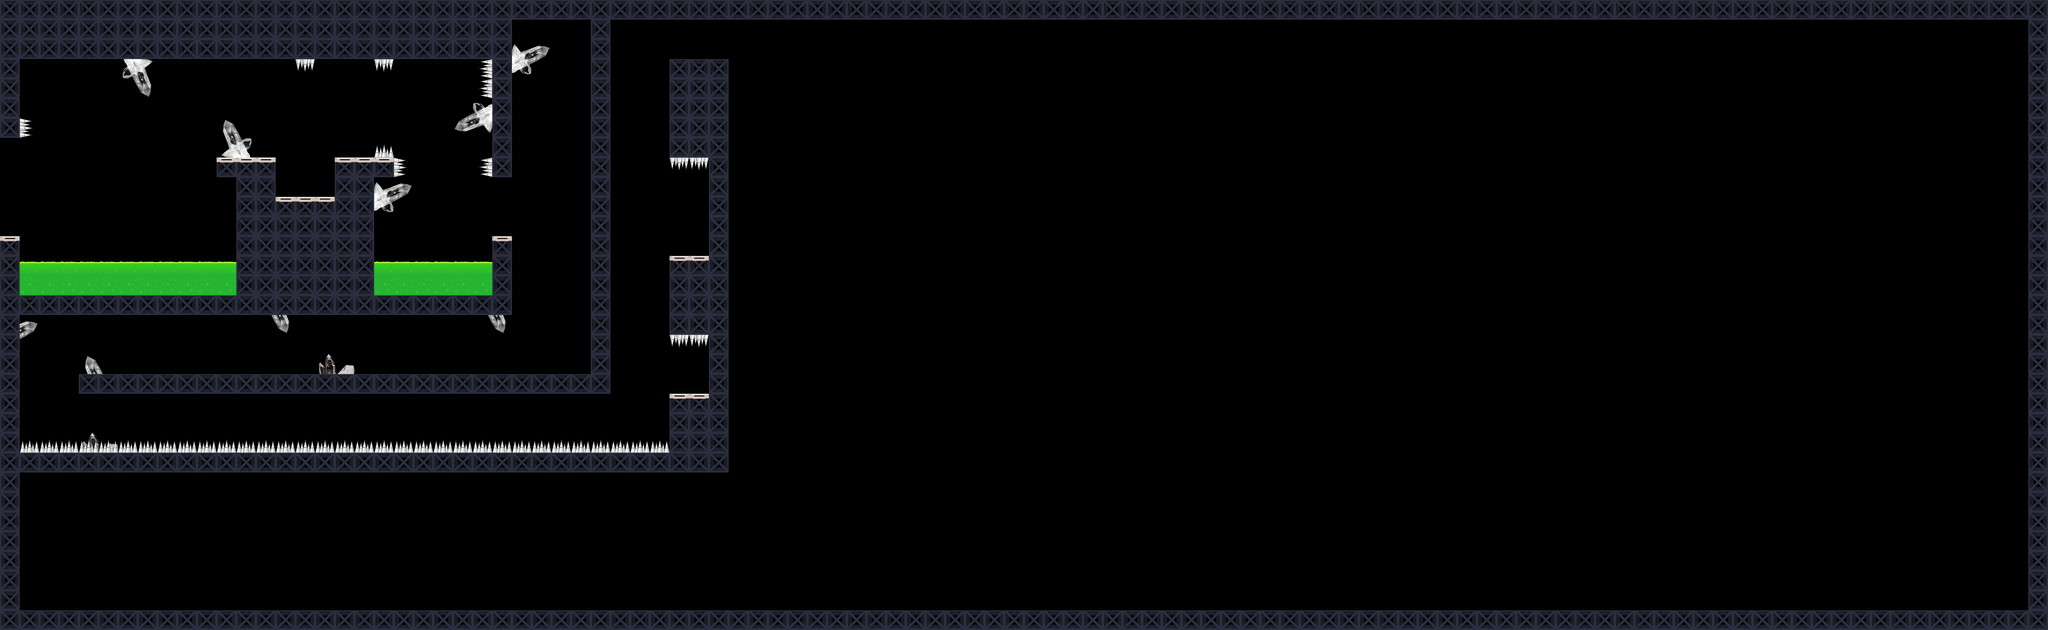

Rendered tile map (Tiled .tmx) drawn with the repository's tilesets; below, a short description and the map source with its tile grids summarised:
An orthogonal 104x32 tile map with 64x64 px tiles, 2 tile layers (BG, L0) and 28 objects (6x static, 2x VEF, 2x HEF, 2x Mine, 2x P1, ...).

<map version="1.2" tiledversion="2019.05.08" orientation="orthogonal" renderorder="left-up" width="104" height="32" tilewidth="64" tileheight="64" infinite="0" nextlayerid="11" nextobjectid="36">
 <properties>
  <property name="isBoundingBox" type="bool" value="false" />
  <property name="isDebug" type="bool" value="false" />
  <property name="isFollow" type="bool" value="true" />
  <property name="isScrollX" type="bool" value="true" />
  <property name="isScrollY" type="bool" value="true" />
 </properties>
 <tileset firstgid="1" name="Tiles" tilewidth="128" tileheight="128" tilecount="15" columns="0">
  <grid orientation="orthogonal" width="1" height="1" />
  <tile id="1" type="TR-1">
   <properties>
    <property name="PE_Key" value="NA" />
    <property name="PhysicsBody" value="BOUNDING_BOX" />
    <property name="TAG" type="int" value="80" />
    <property name="isDynamic" type="bool" value="false" />
    <property name="isUseOnContact" type="bool" value="false" />
    <property name="isUsePhysics" type="bool" value="true" />
   </properties>
   <image width="64" height="64" source="Tile2.png" />
   <objectgroup draworder="index">
    <object id="1" x="0" y="0" width="64" height="64" />
   </objectgroup>
  </tile>
  <tile id="4" type="TR-0">
   <properties>
    <property name="PE_Key" value="NA" />
    <property name="PhysicsBody" value="BOUNDING_BOX" />
    <property name="TAG" type="int" value="82" />
    <property name="isDynamic" type="bool" value="false" />
    <property name="isUseOnContact" type="bool" value="false" />
    <property name="isUsePhysics" type="bool" value="true" />
   </properties>
   <image width="64" height="64" source="Tile5.png" />
   <objectgroup draworder="index">
    <object id="1" x="0" y="0" width="64" height="64" />
   </objectgroup>
  </tile>
  <tile id="15" type="Acid">
   <properties>
    <property name="CategoryBitmask" value="100000_000000_000000_000000" />
    <property name="CollisionBitmask" value="000000_000000_11111111_11111111" />
    <property name="ContactTestBitmask" value="11111111_11111111_11111111_11111111" />
    <property name="GameObject" value="Hostile" />
    <property name="GivesDamage" type="int" value="100" />
    <property name="Group" type="int" value="0" />
    <property name="PE_Key" value="NA" />
    <property name="PhysicsBody" value="BOUNDING_BOX" />
    <property name="TAG" type="int" value="100" />
    <property name="canGiveDamage" type="bool" value="false" />
    <property name="canTakeDamage" type="bool" value="false" />
    <property name="health" value="INF" />
    <property name="isDynamic" type="bool" value="false" />
    <property name="isUseOnContact" type="bool" value="false" />
    <property name="isUsePhysics" type="bool" value="true" />
   </properties>
   <image width="64" height="64" source="Acid_Bottom.png" />
   <objectgroup draworder="index">
    <object id="1" x="0" y="0" width="4" height="64" />
   </objectgroup>
  </tile>
  <tile id="16" type="AcidTop">
   <properties>
    <property name="CategoryBitmask" value="010000_000000_000000_000000" />
    <property name="CollisionBitmask" value="000000_000000_11111111_11111111" />
    <property name="ContactTestBitmask" value="11111111_11111111_11111111_11111111" />
    <property name="GameObject" value="Hostile" />
    <property name="GivesDamage" type="int" value="100" />
    <property name="Group" type="int" value="0" />
    <property name="PE_Key" value="AcidTop" />
    <property name="PhysicsBody" value="PE" />
    <property name="TAG" type="int" value="100" />
    <property name="canGiveDamage" type="bool" value="false" />
    <property name="canTakeDamage" type="bool" value="false" />
    <property name="health" value="INF" />
    <property name="isDynamic" type="bool" value="false" />
    <property name="isUseOnContact" type="bool" value="false" />
    <property name="isUsePhysics" type="bool" value="false" />
   </properties>
   <image width="64" height="64" source="Acid_Top.png" />
   <objectgroup draworder="index">
    <object id="1" x="2" y="23" width="61" height="40" />
   </objectgroup>
  </tile>
  <tile id="22" type="SpikeWest">
   <properties>
    <property name="CategoryBitmask" value="100000_000000_000000_000000" />
    <property name="CollisionBitmask" value="000000_000000_11111111_11111111" />
    <property name="ContactTestBitmask" value="11111111_11111111_11111111_11111111" />
    <property name="GameObject" value="Hostile" />
    <property name="GivesDamage" type="int" value="30" />
    <property name="Group" type="int" value="0" />
    <property name="PE_Key" value="SpikeWest" />
    <property name="PhysicsBody" value="PE" />
    <property name="TAG" type="int" value="100" />
    <property name="canGiveDamage" type="bool" value="false" />
    <property name="canTakeDamage" type="bool" value="false" />
    <property name="health" value="INF" />
    <property name="isDynamic" type="bool" value="false" />
    <property name="isUseOnContact" type="bool" value="true" />
    <property name="isUsePhysics" type="bool" value="true" />
   </properties>
   <image width="64" height="64" source="SpikeWest.png" />
   <objectgroup draworder="index">
    <object id="1" x="27" y="2" width="36" height="60" />
   </objectgroup>
  </tile>
  <tile id="23" type="SpikeEast">
   <properties>
    <property name="CategoryBitmask" value="100000_000000_000000_000000" />
    <property name="CollisionBitmask" value="000000_000000_11111111_11111111" />
    <property name="ContactTestBitmask" value="11111111_11111111_11111111_11111111" />
    <property name="GameObject" value="Hostile" />
    <property name="GivesDamage" type="int" value="30" />
    <property name="Group" type="int" value="0" />
    <property name="PE_Key" value="SpikeEast" />
    <property name="PhysicsBody" value="PE" />
    <property name="TAG" type="int" value="100" />
    <property name="canGiveDamage" type="bool" value="false" />
    <property name="canTakeDamage" type="bool" value="false" />
    <property name="health" value="INF" />
    <property name="isDynamic" type="bool" value="false" />
    <property name="isUseOnContact" type="bool" value="true" />
    <property name="isUsePhysics" type="bool" value="true" />
   </properties>
   <image width="64" height="64" source="SpikeEast.png" />
   <objectgroup draworder="index">
    <object id="1" x="0" y="0" width="34" height="64" />
   </objectgroup>
  </tile>
  <tile id="24" type="SpikeSouth">
   <properties>
    <property name="CategoryBitmask" value="100000_000000_000000_000000" />
    <property name="CollisionBitmask" value="000000_000000_11111111_11111111" />
    <property name="ContactTestBitmask" value="11111111_11111111_11111111_11111111" />
    <property name="GameObject" value="Hostile" />
    <property name="GivesDamage" type="int" value="30" />
    <property name="Group" type="int" value="0" />
    <property name="PE_Key" value="SpikeSouth" />
    <property name="PhysicsBody" value="PE" />
    <property name="TAG" type="int" value="100" />
    <property name="canGiveDamage" type="bool" value="false" />
    <property name="canTakeDamage" type="bool" value="false" />
    <property name="health" value="INF" />
    <property name="isDynamic" type="bool" value="false" />
    <property name="isUseOnContact" type="bool" value="true" />
    <property name="isUsePhysics" type="bool" value="true" />
   </properties>
   <image width="64" height="64" source="SpikeSoth.png" />
   <objectgroup draworder="index">
    <object id="1" x="0" y="0" width="64" height="34" />
   </objectgroup>
  </tile>
  <tile id="25" type="SpikeNorth">
   <properties>
    <property name="CategoryBitmask" value="100000_000000_000000_000000" />
    <property name="CollisionBitmask" value="000000_000000_11111111_11111111" />
    <property name="ContactTestBitmask" value="11111111_11111111_11111111_11111111" />
    <property name="GameObject" value="Hostile" />
    <property name="GivesDamage" type="int" value="30" />
    <property name="Group" type="int" value="0" />
    <property name="PE_Key" value="SpikeNorth" />
    <property name="PhysicsBody" value="PE" />
    <property name="TAG" type="int" value="100" />
    <property name="canGiveDamage" type="bool" value="false" />
    <property name="canTakeDamage" type="bool" value="false" />
    <property name="health" value="INF" />
    <property name="isDynamic" type="bool" value="false" />
    <property name="isUseOnContact" type="bool" value="true" />
    <property name="isUsePhysics" type="bool" value="true" />
   </properties>
   <image width="64" height="64" source="SpikeNorth.png" />
   <objectgroup draworder="index">
    <object id="1" x="0" y="34" width="64" height="35" />
   </objectgroup>
  </tile>
  <tile id="26" type="Finish">
   <properties>
    <property name="CategoryBitmask" value="100000_000000_000000_000000" />
    <property name="CollisionBitmask" value="000000_000000_11111111_11111111" />
    <property name="ContactTestBitmask" value="11111111_11111111_11111111_11111111" />
    <property name="GameObject" value="Exit" />
    <property name="GivesDamage" type="int" value="100" />
    <property name="Group" type="int" value="0" />
    <property name="PE_Key" value="NA" />
    <property name="PhysicsBody" value="BOUNDING_BOX" />
    <property name="TAG" type="int" value="100" />
    <property name="canGiveDamage" type="bool" value="false" />
    <property name="canTakeDamage" type="bool" value="false" />
    <property name="health" value="INF" />
    <property name="isDynamic" type="bool" value="false" />
    <property name="isUseOnContact" type="bool" value="false" />
    <property name="isUsePhysics" type="bool" value="false" />
   </properties>
   <image width="64" height="64" source="finish64x64.png" />
  </tile>
  <tile id="27" type="QuartzCrystalEast">
   <properties>
    <property name="CategoryBitmask" value="100000_000000_000000_000000" />
    <property name="CollisionBitmask" value="000000_000000_11111111_11111111" />
    <property name="ContactTestBitmask" value="11111111_11111111_11111111_11111111" />
    <property name="GameObject" value="Hostile" />
    <property name="GivesDamage" type="int" value="1" />
    <property name="Group" type="int" value="0" />
    <property name="PE_Key" value="QuartzCrystalEast" />
    <property name="PhysicsBody" value="PE" />
    <property name="TAG" type="int" value="100" />
    <property name="canGiveDamage" type="bool" value="false" />
    <property name="canTakeDamage" type="bool" value="false" />
    <property name="health" value="INF" />
    <property name="isDynamic" type="bool" value="false" />
    <property name="isUseOnContact" type="bool" value="true" />
    <property name="isUsePhysics" type="bool" value="true" />
   </properties>
   <image width="128" height="128" source="QuartzCrystalEast.png" />
  </tile>
  <tile id="28" type="QuartzCrystalNorth">
   <properties>
    <property name="CategoryBitmask" value="100000_000000_000000_000000" />
    <property name="CollisionBitmask" value="000000_000000_11111111_11111111" />
    <property name="ContactTestBitmask" value="11111111_11111111_11111111_11111111" />
    <property name="GameObject" value="Hostile" />
    <property name="GivesDamage" type="int" value="1" />
    <property name="Group" type="int" value="0" />
    <property name="PE_Key" value="QuartzCrystalNorth" />
    <property name="PhysicsBody" value="PE" />
    <property name="TAG" type="int" value="100" />
    <property name="canGiveDamage" type="bool" value="false" />
    <property name="canTakeDamage" type="bool" value="false" />
    <property name="health" value="INF" />
    <property name="isDynamic" type="bool" value="false" />
    <property name="isUseOnContact" type="bool" value="true" />
    <property name="isUsePhysics" type="bool" value="true" />
   </properties>
   <image width="128" height="128" source="QuartzCrystalNorth.png" />
  </tile>
  <tile id="29" type="QuartzCrystalNorth3">
   <properties>
    <property name="CategoryBitmask" value="100000_000000_000000_000000" />
    <property name="CollisionBitmask" value="000000_000000_11111111_11111111" />
    <property name="ContactTestBitmask" value="11111111_11111111_11111111_11111111" />
    <property name="GameObject" value="Hostile" />
    <property name="GivesDamage" type="int" value="1" />
    <property name="Group" type="int" value="0" />
    <property name="PE_Key" value="QuartzCrystalNorth3" />
    <property name="PhysicsBody" value="PE" />
    <property name="TAG" type="int" value="100" />
    <property name="canGiveDamage" type="bool" value="false" />
    <property name="canTakeDamage" type="bool" value="false" />
    <property name="health" value="INF" />
    <property name="isDynamic" type="bool" value="false" />
    <property name="isUseOnContact" type="bool" value="true" />
    <property name="isUsePhysics" type="bool" value="true" />
   </properties>
   <image width="128" height="128" source="QuartzCrystalNorth3.png" />
  </tile>
  <tile id="30" type="QuartzCrystalNorthFliped3">
   <properties>
    <property name="CategoryBitmask" value="100000_000000_000000_000000" />
    <property name="CollisionBitmask" value="000000_000000_11111111_11111111" />
    <property name="ContactTestBitmask" value="11111111_11111111_11111111_11111111" />
    <property name="GameObject" value="Hostile" />
    <property name="GivesDamage" type="int" value="1" />
    <property name="Group" type="int" value="0" />
    <property name="PE_Key" value="QuartzCrystalNorthFliped3" />
    <property name="PhysicsBody" value="PE" />
    <property name="TAG" type="int" value="100" />
    <property name="canGiveDamage" type="bool" value="false" />
    <property name="canTakeDamage" type="bool" value="false" />
    <property name="health" value="INF" />
    <property name="isDynamic" type="bool" value="false" />
    <property name="isUseOnContact" type="bool" value="true" />
    <property name="isUsePhysics" type="bool" value="true" />
   </properties>
   <image width="128" height="128" source="QuartzCrystalNorthFliped3.png" />
  </tile>
  <tile id="31" type="QuartzCrystalSouth">
   <properties>
    <property name="CategoryBitmask" value="100000_000000_000000_000000" />
    <property name="CollisionBitmask" value="000000_000000_11111111_11111111" />
    <property name="ContactTestBitmask" value="11111111_11111111_11111111_11111111" />
    <property name="GameObject" value="Hostile" />
    <property name="GivesDamage" type="int" value="1" />
    <property name="Group" type="int" value="0" />
    <property name="PE_Key" value="QuartzCrystalSouth" />
    <property name="PhysicsBody" value="PE" />
    <property name="TAG" type="int" value="100" />
    <property name="canGiveDamage" type="bool" value="false" />
    <property name="canTakeDamage" type="bool" value="false" />
    <property name="health" value="INF" />
    <property name="isDynamic" type="bool" value="false" />
    <property name="isUseOnContact" type="bool" value="true" />
    <property name="isUsePhysics" type="bool" value="true" />
   </properties>
   <image width="128" height="128" source="QuartzCrystalSouth.png" />
  </tile>
  <tile id="32" type="QuartzCrystalWest">
   <properties>
    <property name="CategoryBitmask" value="100000_000000_000000_000000" />
    <property name="CollisionBitmask" value="000000_000000_11111111_11111111" />
    <property name="ContactTestBitmask" value="11111111_11111111_11111111_11111111" />
    <property name="GameObject" value="Hostile" />
    <property name="GivesDamage" type="int" value="1" />
    <property name="Group" type="int" value="0" />
    <property name="PE_Key" value="QuartzCrystalWest" />
    <property name="PhysicsBody" value="PE" />
    <property name="TAG" type="int" value="100" />
    <property name="canGiveDamage" type="bool" value="false" />
    <property name="canTakeDamage" type="bool" value="false" />
    <property name="health" value="INF" />
    <property name="isDynamic" type="bool" value="false" />
    <property name="isUseOnContact" type="bool" value="true" />
    <property name="isUsePhysics" type="bool" value="true" />
   </properties>
   <image width="128" height="128" source="QuartzCrystalWest.png" />
  </tile>
 </tileset>
 <layer id="10" name="BG" width="104" height="32">
  <data>[3328 cells, 7 non-empty, 4 distinct tile ids]</data>
 </layer>
 <layer id="9" name="L0" width="104" height="32">
  <data>[3328 cells, 600 non-empty, 12 distinct tile ids]</data>
 </layer>
 <objectgroup id="2" name="O1-PHY" visible="0">
  <object id="1" name="SpawnPlayer" type="SpawnPoint" x="350" y="420">
   <point />
  </object>
  <object id="2" name="ExitLevel" type="Sensor" x="1596" y="514" width="64" height="256" />
  <object id="3" name="Top" type="static" x="0" y="0" width="1662" height="192" />
  <object id="4" name="WestWall" type="static" x="0" y="192" width="128" height="832" />
  <object id="5" name="Bottom" type="static" x="128" y="961" width="1536" height="64" />
  <object id="6" name="static" type="EsatWallTop" x="1601" y="199" width="63" height="316" />
  <object id="7" name="EastWall-Bottom" type="static" x="1600" y="771" width="66" height="188" />
  <object id="8" name="CenterPlatform" type="static" x="770" y="578" width="446" height="381" />
  <object id="9" name="CenterPlatform-Top" type="static" x="702" y="515" width="581" height="63" />
 </objectgroup>
 <objectgroup id="7" name="O2-ELEMENTS">
  <!-- 11 objects omitted --></objectgroup>
</map>
<!-- 11 of 28 objects omitted -->
